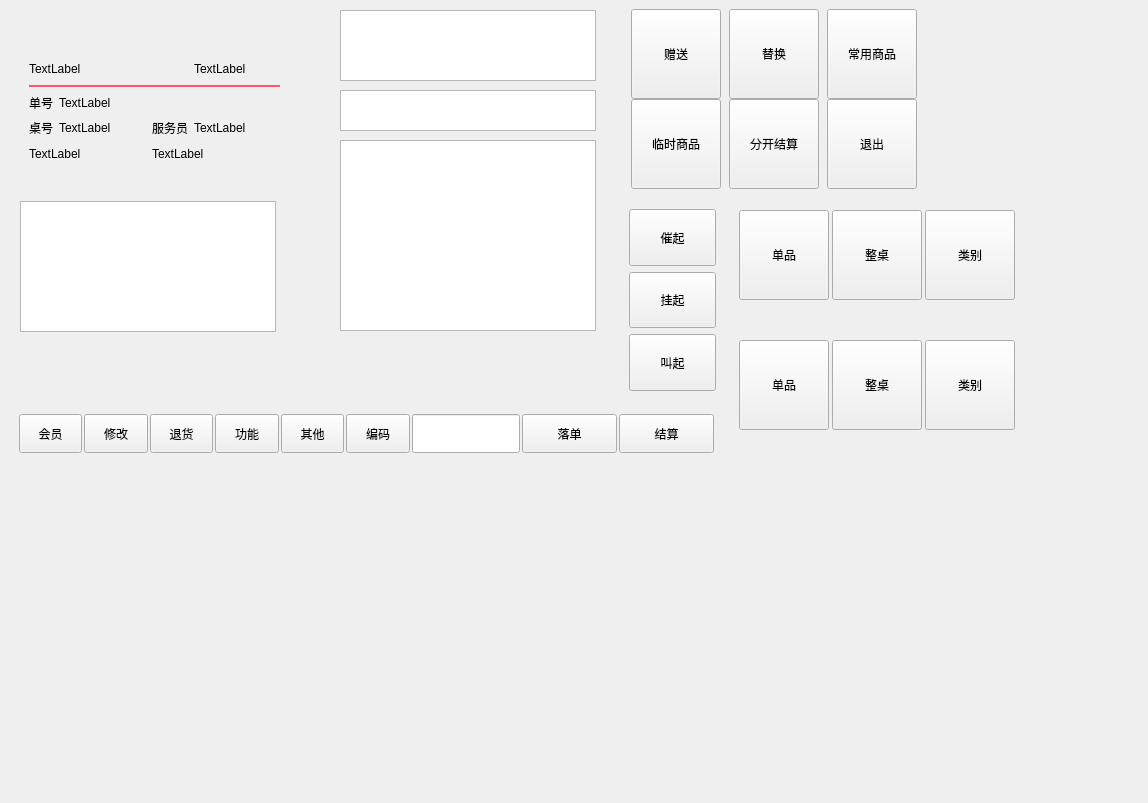
<?xml version="1.0" encoding="UTF-8"?>
<ui version="4.0">
 <class>w_scr_dish_main_table</class>
 <widget class="QDialog" name="w_scr_dish_main_table">
  <property name="geometry">
   <rect>
    <x>0</x>
    <y>0</y>
    <width>1148</width>
    <height>803</height>
   </rect>
  </property>
  <property name="windowTitle">
   <string>Dialog</string>
  </property>
  <widget class="ftableview" name="tableView_subtype">
   <property name="geometry">
    <rect>
     <x>340</x>
     <y>90</y>
     <width>256</width>
     <height>41</height>
    </rect>
   </property>
   <property name="outer_stylesheet" stdset="0">
    <string>tableView_subtype</string>
   </property>
  </widget>
  <widget class="lds_roundeddialog_title_frame" name="frame_deskinfo">
   <property name="geometry">
    <rect>
     <x>20</x>
     <y>50</y>
     <width>269</width>
     <height>122</height>
    </rect>
   </property>
   <layout class="QGridLayout" name="gridLayout" columnstretch="0,1,0,1">
    <item row="0" column="0" colspan="3">
     <widget class="QLabel" name="label_logo">
      <property name="text">
       <string>TextLabel</string>
      </property>
      <property name="outer_stylesheet" stdset="0">
       <string>label_upon_bg</string>
      </property>
     </widget>
    </item>
    <item row="2" column="0">
     <widget class="QLabel" name="label_num_2">
      <property name="text">
       <string>单号</string>
      </property>
      <property name="outer_stylesheet" stdset="0">
       <string>label_upon_bg</string>
      </property>
     </widget>
    </item>
    <item row="3" column="0">
     <widget class="QLabel" name="label_num_4">
      <property name="text">
       <string>桌号</string>
      </property>
      <property name="outer_stylesheet" stdset="0">
       <string>label_upon_bg</string>
      </property>
     </widget>
    </item>
    <item row="3" column="1">
     <widget class="QLabel" name="label_ch_tableno">
      <property name="text">
       <string>TextLabel</string>
      </property>
      <property name="outer_stylesheet" stdset="0">
       <string>label_upon_bg</string>
      </property>
     </widget>
    </item>
    <item row="3" column="2">
     <widget class="QLabel" name="label_num_10">
      <property name="text">
       <string>服务员</string>
      </property>
      <property name="outer_stylesheet" stdset="0">
       <string>label_upon_bg</string>
      </property>
     </widget>
    </item>
    <item row="3" column="3">
     <widget class="QLabel" name="label_ch_servant">
      <property name="text">
       <string>TextLabel</string>
      </property>
      <property name="outer_stylesheet" stdset="0">
       <string>label_upon_bg</string>
      </property>
     </widget>
    </item>
    <item row="4" column="0" colspan="2">
     <widget class="QLabel" name="label_num">
      <property name="text">
       <string>TextLabel</string>
      </property>
      <property name="outer_stylesheet" stdset="0">
       <string>xx_num</string>
      </property>
     </widget>
    </item>
    <item row="1" column="0" colspan="4">
     <widget class="QLabel" name="label_5">
      <property name="minimumSize">
       <size>
        <width>0</width>
        <height>2</height>
       </size>
      </property>
      <property name="maximumSize">
       <size>
        <width>16777215</width>
        <height>2</height>
       </size>
      </property>
      <property name="styleSheet">
       <string notr="true">background-color:#ff546b</string>
      </property>
      <property name="text">
       <string/>
      </property>
     </widget>
    </item>
    <item row="0" column="3">
     <widget class="QLabel" name="label_text">
      <property name="text">
       <string>TextLabel</string>
      </property>
      <property name="outer_stylesheet" stdset="0">
       <string>label_upon_bg</string>
      </property>
     </widget>
    </item>
    <item row="2" column="1" colspan="3">
     <widget class="QLabel" name="label_ch_billno">
      <property name="text">
       <string>TextLabel</string>
      </property>
      <property name="outer_stylesheet" stdset="0">
       <string>label_upon_bg</string>
      </property>
     </widget>
    </item>
    <item row="4" column="2" colspan="2">
     <widget class="label_click" name="label_total">
      <property name="text">
       <string>TextLabel</string>
      </property>
      <property name="outer_stylesheet" stdset="0">
       <string>xx_amount</string>
      </property>
     </widget>
    </item>
   </layout>
  </widget>
  <widget class="QFrame" name="frame_bottom">
   <property name="geometry">
    <rect>
     <x>10</x>
     <y>410</y>
     <width>713</width>
     <height>47</height>
    </rect>
   </property>
   <property name="minimumSize">
    <size>
     <width>0</width>
     <height>47</height>
    </size>
   </property>
   <property name="styleSheet">
    <string notr="true"/>
   </property>
   <property name="frameShape">
    <enum>QFrame::NoFrame</enum>
   </property>
   <property name="frameShadow">
    <enum>QFrame::Raised</enum>
   </property>
   <layout class="QHBoxLayout" name="horizontalLayout_2" stretch="2,2,2,2,2,2,3,3,3">
    <property name="spacing">
     <number>2</number>
    </property>
    <property name="topMargin">
     <number>4</number>
    </property>
    <property name="bottomMargin">
     <number>4</number>
    </property>
    <item>
     <widget class="public_pushbuton_rt_check" name="pushButton_member">
      <property name="sizePolicy">
       <sizepolicy hsizetype="Minimum" vsizetype="Expanding">
        <horstretch>0</horstretch>
        <verstretch>0</verstretch>
       </sizepolicy>
      </property>
      <property name="minimumSize">
       <size>
        <width>60</width>
        <height>0</height>
       </size>
      </property>
      <property name="focusPolicy">
       <enum>Qt::NoFocus</enum>
      </property>
      <property name="text">
       <string>会员</string>
      </property>
      <property name="icon">
       <iconset resource="../res.qrc">
        <normaloff>:/image/btn_icon/9.png</normaloff>:/image/btn_icon/9.png</iconset>
      </property>
      <property name="outer_stylesheet" stdset="0">
       <string>pushbutton_bottom</string>
      </property>
     </widget>
    </item>
    <item>
     <widget class="QPushButton" name="pushButton_detail">
      <property name="sizePolicy">
       <sizepolicy hsizetype="Minimum" vsizetype="Expanding">
        <horstretch>0</horstretch>
        <verstretch>0</verstretch>
       </sizepolicy>
      </property>
      <property name="minimumSize">
       <size>
        <width>60</width>
        <height>0</height>
       </size>
      </property>
      <property name="focusPolicy">
       <enum>Qt::NoFocus</enum>
      </property>
      <property name="styleSheet">
       <string notr="true"/>
      </property>
      <property name="text">
       <string>修改</string>
      </property>
      <property name="icon">
       <iconset resource="../res.qrc">
        <normaloff>:/image/btn_icon/8.png</normaloff>:/image/btn_icon/8.png</iconset>
      </property>
      <property name="outer_stylesheet" stdset="0">
       <string>pushbutton_bottom</string>
      </property>
     </widget>
    </item>
    <item>
     <widget class="QPushButton" name="pushButton_quitdish">
      <property name="sizePolicy">
       <sizepolicy hsizetype="Minimum" vsizetype="Expanding">
        <horstretch>0</horstretch>
        <verstretch>0</verstretch>
       </sizepolicy>
      </property>
      <property name="minimumSize">
       <size>
        <width>60</width>
        <height>0</height>
       </size>
      </property>
      <property name="focusPolicy">
       <enum>Qt::NoFocus</enum>
      </property>
      <property name="styleSheet">
       <string notr="true"/>
      </property>
      <property name="text">
       <string>退货</string>
      </property>
      <property name="icon">
       <iconset resource="../res.qrc">
        <normaloff>:/image/btn_icon/10.png</normaloff>:/image/btn_icon/10.png</iconset>
      </property>
      <property name="outer_stylesheet" stdset="0">
       <string>pushbutton_bottom</string>
      </property>
     </widget>
    </item>
    <item>
     <widget class="QPushButton" name="pushButton_function">
      <property name="sizePolicy">
       <sizepolicy hsizetype="Minimum" vsizetype="Expanding">
        <horstretch>0</horstretch>
        <verstretch>0</verstretch>
       </sizepolicy>
      </property>
      <property name="minimumSize">
       <size>
        <width>60</width>
        <height>0</height>
       </size>
      </property>
      <property name="focusPolicy">
       <enum>Qt::NoFocus</enum>
      </property>
      <property name="text">
       <string>功能</string>
      </property>
      <property name="icon">
       <iconset resource="../res.qrc">
        <normaloff>:/image/48.png</normaloff>:/image/48.png</iconset>
      </property>
      <property name="outer_stylesheet" stdset="0">
       <string>pushbutton_bottom</string>
      </property>
     </widget>
    </item>
    <item>
     <widget class="QPushButton" name="pushButton_other">
      <property name="sizePolicy">
       <sizepolicy hsizetype="Minimum" vsizetype="Expanding">
        <horstretch>0</horstretch>
        <verstretch>0</verstretch>
       </sizepolicy>
      </property>
      <property name="minimumSize">
       <size>
        <width>60</width>
        <height>0</height>
       </size>
      </property>
      <property name="focusPolicy">
       <enum>Qt::NoFocus</enum>
      </property>
      <property name="styleSheet">
       <string notr="true"/>
      </property>
      <property name="text">
       <string>其他</string>
      </property>
      <property name="icon">
       <iconset resource="../res.qrc">
        <normaloff>:/image/btn_icon/11.png</normaloff>:/image/btn_icon/11.png</iconset>
      </property>
      <property name="outer_stylesheet" stdset="0">
       <string>pushbutton_bottom_menu</string>
      </property>
     </widget>
    </item>
    <item>
     <widget class="QPushButton" name="pushButton_bianma">
      <property name="sizePolicy">
       <sizepolicy hsizetype="Minimum" vsizetype="Expanding">
        <horstretch>0</horstretch>
        <verstretch>0</verstretch>
       </sizepolicy>
      </property>
      <property name="minimumSize">
       <size>
        <width>60</width>
        <height>0</height>
       </size>
      </property>
      <property name="focusPolicy">
       <enum>Qt::NoFocus</enum>
      </property>
      <property name="styleSheet">
       <string notr="true"/>
      </property>
      <property name="text">
       <string>编码</string>
      </property>
      <property name="icon">
       <iconset resource="../res.qrc">
        <normaloff>:/image/btn_icon/2.png</normaloff>:/image/btn_icon/2.png</iconset>
      </property>
      <property name="outer_stylesheet" stdset="0">
       <string>pushbutton_bottom_menu</string>
      </property>
     </widget>
    </item>
    <item>
     <widget class="lds_lineedit" name="lineEdit_scan">
      <property name="sizePolicy">
       <sizepolicy hsizetype="Minimum" vsizetype="Expanding">
        <horstretch>0</horstretch>
        <verstretch>0</verstretch>
       </sizepolicy>
      </property>
      <property name="maximumSize">
       <size>
        <width>150</width>
        <height>16777215</height>
       </size>
      </property>
      <property name="styleSheet">
       <string notr="true"/>
      </property>
      <property name="outer_stylesheet" stdset="0">
       <string>lineedit_qt_input</string>
      </property>
     </widget>
    </item>
    <item>
     <widget class="public_pushbutton_pay" name="pushButton_okbill">
      <property name="sizePolicy">
       <sizepolicy hsizetype="Minimum" vsizetype="Expanding">
        <horstretch>0</horstretch>
        <verstretch>0</verstretch>
       </sizepolicy>
      </property>
      <property name="focusPolicy">
       <enum>Qt::NoFocus</enum>
      </property>
      <property name="text">
       <string>落单</string>
      </property>
     </widget>
    </item>
    <item>
     <widget class="public_pushbutton_pay" name="pushButton_pay">
      <property name="sizePolicy">
       <sizepolicy hsizetype="Minimum" vsizetype="Expanding">
        <horstretch>0</horstretch>
        <verstretch>0</verstretch>
       </sizepolicy>
      </property>
      <property name="focusPolicy">
       <enum>Qt::NoFocus</enum>
      </property>
      <property name="text">
       <string>结算</string>
      </property>
     </widget>
    </item>
   </layout>
  </widget>
  <widget class="fexpandmain_dish_btn" name="frame_dish_bottom">
   <property name="geometry">
    <rect>
     <x>10</x>
     <y>350</y>
     <width>251</width>
     <height>51</height>
    </rect>
   </property>
  </widget>
  <widget class="QFrame" name="frame_cuicai">
   <property name="geometry">
    <rect>
     <x>730</x>
     <y>200</y>
     <width>291</width>
     <height>111</height>
    </rect>
   </property>
   <layout class="QHBoxLayout" name="horizontalLayout">
    <item>
     <widget class="lds_pushbutton_wrap" name="pushButton_cuicai1">
      <property name="sizePolicy">
       <sizepolicy hsizetype="Expanding" vsizetype="Expanding">
        <horstretch>0</horstretch>
        <verstretch>0</verstretch>
       </sizepolicy>
      </property>
      <property name="minimumSize">
       <size>
        <width>90</width>
        <height>90</height>
       </size>
      </property>
      <property name="maximumSize">
       <size>
        <width>90</width>
        <height>90</height>
       </size>
      </property>
      <property name="font">
       <font>
        <weight>50</weight>
        <bold>false</bold>
       </font>
      </property>
      <property name="focusPolicy">
       <enum>Qt::NoFocus</enum>
      </property>
      <property name="styleSheet">
       <string notr="true"/>
      </property>
      <property name="text">
       <string>单品</string>
      </property>
      <property name="outer_stylesheet" stdset="0">
       <string>pushbutton_type</string>
      </property>
     </widget>
    </item>
    <item>
     <widget class="lds_pushbutton_wrap" name="pushButton_cuicai2">
      <property name="sizePolicy">
       <sizepolicy hsizetype="Expanding" vsizetype="Expanding">
        <horstretch>0</horstretch>
        <verstretch>0</verstretch>
       </sizepolicy>
      </property>
      <property name="minimumSize">
       <size>
        <width>90</width>
        <height>90</height>
       </size>
      </property>
      <property name="maximumSize">
       <size>
        <width>90</width>
        <height>90</height>
       </size>
      </property>
      <property name="font">
       <font>
        <weight>50</weight>
        <bold>false</bold>
       </font>
      </property>
      <property name="focusPolicy">
       <enum>Qt::NoFocus</enum>
      </property>
      <property name="styleSheet">
       <string notr="true"/>
      </property>
      <property name="text">
       <string>整桌</string>
      </property>
      <property name="outer_stylesheet" stdset="0">
       <string>pushbutton_type</string>
      </property>
     </widget>
    </item>
    <item>
     <widget class="lds_pushbutton_wrap" name="pushButton_cuicai3">
      <property name="sizePolicy">
       <sizepolicy hsizetype="Expanding" vsizetype="Expanding">
        <horstretch>0</horstretch>
        <verstretch>0</verstretch>
       </sizepolicy>
      </property>
      <property name="minimumSize">
       <size>
        <width>90</width>
        <height>90</height>
       </size>
      </property>
      <property name="maximumSize">
       <size>
        <width>90</width>
        <height>90</height>
       </size>
      </property>
      <property name="font">
       <font>
        <weight>50</weight>
        <bold>false</bold>
       </font>
      </property>
      <property name="focusPolicy">
       <enum>Qt::NoFocus</enum>
      </property>
      <property name="styleSheet">
       <string notr="true"/>
      </property>
      <property name="text">
       <string>类别</string>
      </property>
      <property name="outer_stylesheet" stdset="0">
       <string>pushbutton_type</string>
      </property>
     </widget>
    </item>
   </layout>
  </widget>
  <widget class="fexpandmain_tableview" name="tableView">
   <property name="geometry">
    <rect>
     <x>20</x>
     <y>201</y>
     <width>256</width>
     <height>131</height>
    </rect>
   </property>
  </widget>
  <widget class="QFrame" name="frame_jiaodan">
   <property name="geometry">
    <rect>
     <x>730</x>
     <y>330</y>
     <width>291</width>
     <height>111</height>
    </rect>
   </property>
   <layout class="QHBoxLayout" name="horizontalLayout_4">
    <item>
     <widget class="lds_pushbutton_wrap" name="pushButton_jiaodan1">
      <property name="sizePolicy">
       <sizepolicy hsizetype="Expanding" vsizetype="Expanding">
        <horstretch>0</horstretch>
        <verstretch>0</verstretch>
       </sizepolicy>
      </property>
      <property name="minimumSize">
       <size>
        <width>90</width>
        <height>90</height>
       </size>
      </property>
      <property name="maximumSize">
       <size>
        <width>90</width>
        <height>90</height>
       </size>
      </property>
      <property name="font">
       <font>
        <weight>50</weight>
        <bold>false</bold>
       </font>
      </property>
      <property name="focusPolicy">
       <enum>Qt::NoFocus</enum>
      </property>
      <property name="styleSheet">
       <string notr="true"/>
      </property>
      <property name="text">
       <string>单品</string>
      </property>
      <property name="outer_stylesheet" stdset="0">
       <string>pushbutton_type</string>
      </property>
     </widget>
    </item>
    <item>
     <widget class="lds_pushbutton_wrap" name="pushButton_jiaodan2">
      <property name="sizePolicy">
       <sizepolicy hsizetype="Expanding" vsizetype="Expanding">
        <horstretch>0</horstretch>
        <verstretch>0</verstretch>
       </sizepolicy>
      </property>
      <property name="minimumSize">
       <size>
        <width>90</width>
        <height>90</height>
       </size>
      </property>
      <property name="maximumSize">
       <size>
        <width>90</width>
        <height>90</height>
       </size>
      </property>
      <property name="font">
       <font>
        <weight>50</weight>
        <bold>false</bold>
       </font>
      </property>
      <property name="focusPolicy">
       <enum>Qt::NoFocus</enum>
      </property>
      <property name="styleSheet">
       <string notr="true"/>
      </property>
      <property name="text">
       <string>整桌</string>
      </property>
      <property name="outer_stylesheet" stdset="0">
       <string>pushbutton_type</string>
      </property>
     </widget>
    </item>
    <item>
     <widget class="lds_pushbutton_wrap" name="pushButton_jiaodan3">
      <property name="sizePolicy">
       <sizepolicy hsizetype="Expanding" vsizetype="Expanding">
        <horstretch>0</horstretch>
        <verstretch>0</verstretch>
       </sizepolicy>
      </property>
      <property name="minimumSize">
       <size>
        <width>90</width>
        <height>90</height>
       </size>
      </property>
      <property name="maximumSize">
       <size>
        <width>90</width>
        <height>90</height>
       </size>
      </property>
      <property name="font">
       <font>
        <weight>50</weight>
        <bold>false</bold>
       </font>
      </property>
      <property name="focusPolicy">
       <enum>Qt::NoFocus</enum>
      </property>
      <property name="styleSheet">
       <string notr="true"/>
      </property>
      <property name="text">
       <string>类别</string>
      </property>
      <property name="outer_stylesheet" stdset="0">
       <string>pushbutton_type</string>
      </property>
     </widget>
    </item>
   </layout>
  </widget>
  <widget class="QFrame" name="frame_other_menu">
   <property name="geometry">
    <rect>
     <x>620</x>
     <y>0</y>
     <width>311</width>
     <height>191</height>
    </rect>
   </property>
   <property name="styleSheet">
    <string notr="true"/>
   </property>
   <property name="frameShape">
    <enum>QFrame::NoFrame</enum>
   </property>
   <property name="frameShadow">
    <enum>QFrame::Plain</enum>
   </property>
   <property name="lineWidth">
    <number>0</number>
   </property>
   <layout class="QGridLayout" name="gridLayout_3">
    <item row="0" column="2">
     <widget class="lds_pushbutton_wrap" name="pushButton_changyong">
      <property name="sizePolicy">
       <sizepolicy hsizetype="Expanding" vsizetype="Expanding">
        <horstretch>0</horstretch>
        <verstretch>0</verstretch>
       </sizepolicy>
      </property>
      <property name="minimumSize">
       <size>
        <width>90</width>
        <height>90</height>
       </size>
      </property>
      <property name="maximumSize">
       <size>
        <width>90</width>
        <height>90</height>
       </size>
      </property>
      <property name="font">
       <font>
        <weight>50</weight>
        <bold>false</bold>
       </font>
      </property>
      <property name="focusPolicy">
       <enum>Qt::NoFocus</enum>
      </property>
      <property name="styleSheet">
       <string notr="true"/>
      </property>
      <property name="text">
       <string>常用商品</string>
      </property>
      <property name="outer_stylesheet" stdset="0">
       <string>pushbutton_type</string>
      </property>
     </widget>
    </item>
    <item row="0" column="1">
     <widget class="lds_pushbutton_wrap" name="pushButton_change">
      <property name="sizePolicy">
       <sizepolicy hsizetype="Expanding" vsizetype="Expanding">
        <horstretch>0</horstretch>
        <verstretch>0</verstretch>
       </sizepolicy>
      </property>
      <property name="minimumSize">
       <size>
        <width>90</width>
        <height>90</height>
       </size>
      </property>
      <property name="maximumSize">
       <size>
        <width>90</width>
        <height>90</height>
       </size>
      </property>
      <property name="font">
       <font>
        <weight>50</weight>
        <bold>false</bold>
       </font>
      </property>
      <property name="focusPolicy">
       <enum>Qt::NoFocus</enum>
      </property>
      <property name="styleSheet">
       <string notr="true"/>
      </property>
      <property name="text">
       <string>替换</string>
      </property>
      <property name="outer_stylesheet" stdset="0">
       <string>pushbutton_type</string>
      </property>
     </widget>
    </item>
    <item row="1" column="0">
     <widget class="lds_pushbutton_wrap" name="pushButton_dishtmp">
      <property name="sizePolicy">
       <sizepolicy hsizetype="Expanding" vsizetype="Expanding">
        <horstretch>0</horstretch>
        <verstretch>0</verstretch>
       </sizepolicy>
      </property>
      <property name="minimumSize">
       <size>
        <width>90</width>
        <height>90</height>
       </size>
      </property>
      <property name="maximumSize">
       <size>
        <width>90</width>
        <height>90</height>
       </size>
      </property>
      <property name="font">
       <font>
        <weight>50</weight>
        <bold>false</bold>
       </font>
      </property>
      <property name="focusPolicy">
       <enum>Qt::NoFocus</enum>
      </property>
      <property name="styleSheet">
       <string notr="true"/>
      </property>
      <property name="text">
       <string>临时商品</string>
      </property>
      <property name="outer_stylesheet" stdset="0">
       <string>pushbutton_type</string>
      </property>
     </widget>
    </item>
    <item row="0" column="0">
     <widget class="lds_pushbutton_wrap" name="pushButton_present">
      <property name="sizePolicy">
       <sizepolicy hsizetype="Expanding" vsizetype="Expanding">
        <horstretch>0</horstretch>
        <verstretch>0</verstretch>
       </sizepolicy>
      </property>
      <property name="minimumSize">
       <size>
        <width>90</width>
        <height>90</height>
       </size>
      </property>
      <property name="maximumSize">
       <size>
        <width>90</width>
        <height>90</height>
       </size>
      </property>
      <property name="font">
       <font>
        <weight>50</weight>
        <bold>false</bold>
       </font>
      </property>
      <property name="focusPolicy">
       <enum>Qt::NoFocus</enum>
      </property>
      <property name="styleSheet">
       <string notr="true"/>
      </property>
      <property name="text">
       <string>赠送</string>
      </property>
      <property name="outer_stylesheet" stdset="0">
       <string>pushbutton_type</string>
      </property>
     </widget>
    </item>
    <item row="1" column="1">
     <widget class="lds_pushbutton_wrap" name="pushButton_paysomedish">
      <property name="sizePolicy">
       <sizepolicy hsizetype="Expanding" vsizetype="Expanding">
        <horstretch>0</horstretch>
        <verstretch>0</verstretch>
       </sizepolicy>
      </property>
      <property name="minimumSize">
       <size>
        <width>90</width>
        <height>90</height>
       </size>
      </property>
      <property name="maximumSize">
       <size>
        <width>90</width>
        <height>90</height>
       </size>
      </property>
      <property name="font">
       <font>
        <weight>50</weight>
        <bold>false</bold>
       </font>
      </property>
      <property name="focusPolicy">
       <enum>Qt::NoFocus</enum>
      </property>
      <property name="styleSheet">
       <string notr="true"/>
      </property>
      <property name="text">
       <string>分开结算</string>
      </property>
      <property name="outer_stylesheet" stdset="0">
       <string>pushbutton_type</string>
      </property>
     </widget>
    </item>
    <item row="1" column="2">
     <widget class="lds_pushbutton_wrap" name="pushButton_tuichu">
      <property name="sizePolicy">
       <sizepolicy hsizetype="Expanding" vsizetype="Expanding">
        <horstretch>0</horstretch>
        <verstretch>0</verstretch>
       </sizepolicy>
      </property>
      <property name="minimumSize">
       <size>
        <width>0</width>
        <height>90</height>
       </size>
      </property>
      <property name="maximumSize">
       <size>
        <width>90</width>
        <height>90</height>
       </size>
      </property>
      <property name="font">
       <font>
        <weight>50</weight>
        <bold>false</bold>
       </font>
      </property>
      <property name="focusPolicy">
       <enum>Qt::NoFocus</enum>
      </property>
      <property name="text">
       <string>退出</string>
      </property>
      <property name="outer_stylesheet" stdset="0">
       <string>pushbutton_type</string>
      </property>
     </widget>
    </item>
   </layout>
  </widget>
  <widget class="ftableview" name="tableView_type">
   <property name="geometry">
    <rect>
     <x>340</x>
     <y>10</y>
     <width>256</width>
     <height>71</height>
    </rect>
   </property>
   <property name="outer_stylesheet" stdset="0">
    <string>tableView_subtype</string>
   </property>
  </widget>
  <widget class="QFrame" name="frame_function">
   <property name="geometry">
    <rect>
     <x>620</x>
     <y>200</y>
     <width>105</width>
     <height>200</height>
    </rect>
   </property>
   <property name="outer_stylesheet" stdset="0">
    <string>normal_view_color</string>
   </property>
   <layout class="QVBoxLayout" name="verticalLayout">
    <item>
     <widget class="lds_pushbutton_wrap" name="pushButton_cuicai">
      <property name="sizePolicy">
       <sizepolicy hsizetype="Minimum" vsizetype="Expanding">
        <horstretch>0</horstretch>
        <verstretch>0</verstretch>
       </sizepolicy>
      </property>
      <property name="minimumSize">
       <size>
        <width>80</width>
        <height>0</height>
       </size>
      </property>
      <property name="focusPolicy">
       <enum>Qt::NoFocus</enum>
      </property>
      <property name="styleSheet">
       <string notr="true"/>
      </property>
      <property name="text">
       <string>催起</string>
      </property>
      <property name="outer_stylesheet" stdset="0">
       <string>pushbutton_bottom</string>
      </property>
     </widget>
    </item>
    <item>
     <widget class="lds_pushbutton_wrap" name="pushButton_guaqi">
      <property name="sizePolicy">
       <sizepolicy hsizetype="Minimum" vsizetype="Expanding">
        <horstretch>0</horstretch>
        <verstretch>0</verstretch>
       </sizepolicy>
      </property>
      <property name="minimumSize">
       <size>
        <width>80</width>
        <height>0</height>
       </size>
      </property>
      <property name="focusPolicy">
       <enum>Qt::NoFocus</enum>
      </property>
      <property name="styleSheet">
       <string notr="true"/>
      </property>
      <property name="text">
       <string>挂起</string>
      </property>
      <property name="outer_stylesheet" stdset="0">
       <string>pushbutton_bottom</string>
      </property>
     </widget>
    </item>
    <item>
     <widget class="lds_pushbutton_wrap" name="pushButton_jiaodan">
      <property name="sizePolicy">
       <sizepolicy hsizetype="Minimum" vsizetype="Expanding">
        <horstretch>0</horstretch>
        <verstretch>0</verstretch>
       </sizepolicy>
      </property>
      <property name="minimumSize">
       <size>
        <width>80</width>
        <height>0</height>
       </size>
      </property>
      <property name="focusPolicy">
       <enum>Qt::NoFocus</enum>
      </property>
      <property name="styleSheet">
       <string notr="true"/>
      </property>
      <property name="text">
       <string>叫起</string>
      </property>
      <property name="outer_stylesheet" stdset="0">
       <string>pushbutton_bottom</string>
      </property>
     </widget>
    </item>
   </layout>
  </widget>
  <widget class="ftableview" name="tableView_dish">
   <property name="geometry">
    <rect>
     <x>340</x>
     <y>140</y>
     <width>256</width>
     <height>191</height>
    </rect>
   </property>
   <property name="outer_stylesheet" stdset="0">
    <string>tableView_dish</string>
   </property>
  </widget>
  <widget class="QWidget" name="widget" native="true">
   <property name="geometry">
    <rect>
     <x>10</x>
     <y>460</y>
     <width>341</width>
     <height>311</height>
    </rect>
   </property>
  </widget>
 </widget>
 <customwidgets>
  <customwidget>
   <class>ftableview</class>
   <extends>QTableView</extends>
   <header>ftableview.h</header>
  </customwidget>
  <customwidget>
   <class>public_pushbutton_pay</class>
   <extends>QPushButton</extends>
   <header>public_pushbutton_pay.h</header>
  </customwidget>
  <customwidget>
   <class>lds_pushbutton_wrap</class>
   <extends>QPushButton</extends>
   <header>lds_pushbutton_wrap.h</header>
  </customwidget>
  <customwidget>
   <class>fexpandmain_tableview</class>
   <extends>QTableView</extends>
   <header>fexpandmain_tableview.h</header>
  </customwidget>
  <customwidget>
   <class>label_click</class>
   <extends>QLabel</extends>
   <header>label_click.h</header>
  </customwidget>
  <customwidget>
   <class>lds_roundeddialog_title_frame</class>
   <extends>QFrame</extends>
   <header>lds_roundeddialog_title_frame.h</header>
   <container>1</container>
  </customwidget>
  <customwidget>
   <class>fexpandmain_dish_btn</class>
   <extends>QFrame</extends>
   <header>fexpandmain_dish_btn.h</header>
   <container>1</container>
  </customwidget>
  <customwidget>
   <class>public_pushbuton_rt_check</class>
   <extends>QPushButton</extends>
   <header>public_pushbuton_rt_check.h</header>
  </customwidget>
  <customwidget>
   <class>lds_lineedit</class>
   <extends>QLineEdit</extends>
   <header>lds_lineedit.h</header>
  </customwidget>
 </customwidgets>
 <resources>
  <include location="../res.qrc"/>
 </resources>
 <connections/>
</ui>
